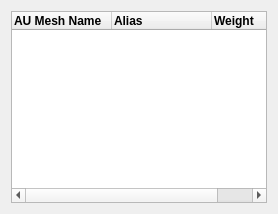
            <widget class="QWidget" name="AUListStackedWidgetPage1">
             <property name="maximumSize">
              <size>
               <width>16777215</width>
               <height>16777215</height>
              </size>
             </property>
             <layout class="QVBoxLayout" name="verticalLayout_12">
              <item>
               <widget class="QSplitter" name="splitter_2">
                <property name="orientation">
                 <enum>Qt::Horizontal</enum>
                </property>
                <widget class="QWidget" name="verticalLayoutWidget_4">
                 <layout class="QVBoxLayout" name="verticalLayout_7">
                  <item>
                   <widget class="QTreeWidget" name="auListTreeWidget">
                    <property name="sizePolicy">
                     <sizepolicy hsizetype="Expanding" vsizetype="Expanding">
                      <horstretch>5</horstretch>
                      <verstretch>0</verstretch>
                     </sizepolicy>
                    </property>
                    <property name="layoutDirection">
                     <enum>Qt::LeftToRight</enum>
                    </property>
                    <attribute name="headerCascadingSectionResizes">
                     <bool>false</bool>
                    </attribute>
                    <attribute name="headerDefaultSectionSize">
                     <number>100</number>
                    </attribute>
                    <column>
                     <property name="text">
                      <string>AU Mesh Name</string>
                     </property>
                     <property name="font">
                      <font>
                       <weight>75</weight>
                       <bold>true</bold>
                      </font>
                     </property>
                     <property name="textAlignment">
                      <set>AlignLeading|AlignVCenter</set>
                     </property>
                    </column>
                    <column>
                     <property name="text">
                      <string>Alias</string>
                     </property>
                     <property name="font">
                      <font>
                       <weight>75</weight>
                       <bold>true</bold>
                      </font>
                     </property>
                    </column>
                    <column>
                     <property name="text">
                      <string>Weight</string>
                     </property>
                     <property name="font">
                      <font>
                       <weight>75</weight>
                       <bold>true</bold>
                      </font>
                     </property>
                    </column>
                   </widget>
                  </item>
                 </layout>
                </widget>
               </widget>
              </item>
             </layout>
            </widget>
